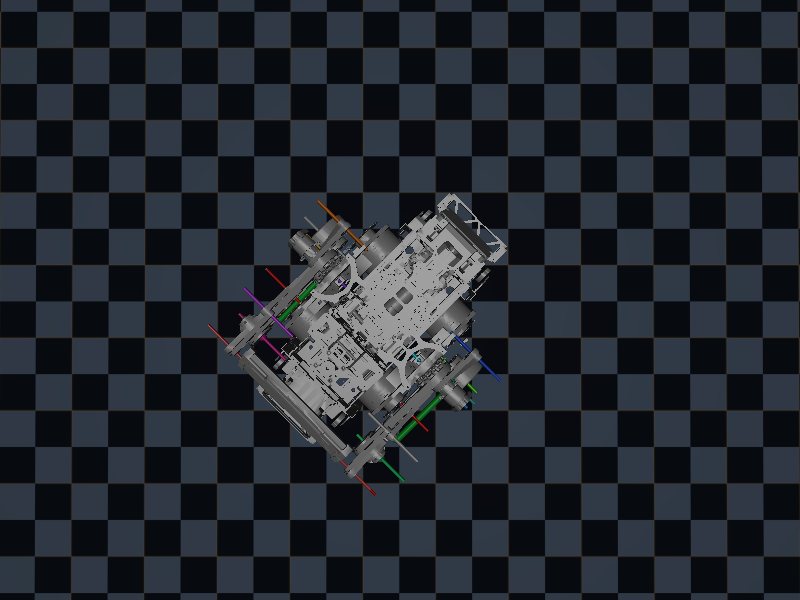

Source code (Python):
"""Render the robot from a fixed world camera and save PNGs for visual check."""

from __future__ import annotations

from pathlib import Path

import mujoco
import mujoco.glfw
import numpy as np

MODEL = Path(__file__).resolve().parent / "model" / "whole_body_lqr_fast.xml"
OUT = Path(__file__).resolve().parent / "probe_render.png"


def main() -> None:
    from mujoco.glfw import glfw
    glfw.init()
    glfw.window_hint(glfw.VISIBLE, 0)
    window = glfw.create_window(800, 600, "offscreen", None, None)
    glfw.make_context_current(window)
    model = mujoco.MjModel.from_xml_path(str(MODEL))
    data = mujoco.MjData(model)
    mujoco.mj_resetData(model, data)
    # put the robot on the ground
    for _ in range(200):
        mujoco.mj_step(model, data)
    cam = mujoco.MjvCamera()
    cam.type = mujoco.mjtCamera.mjCAMERA_FREE
    cam.lookat[:] = data.xpos[mujoco.mj_name2id(model, mujoco.mjtObj.mjOBJ_BODY, "base_link")]
    # top-down: x right, y up on screen; world +x = right, +y = up
    cam.azimuth = 0.0
    cam.elevation = -89.5
    cam.distance = 1.5
    opt = mujoco.MjvOption()
    scn = mujoco.MjvScene(model, 1000)
    con = mujoco.MjrContext(model, mujoco.mjtFontScale.mjFONTSCALE_100)
    mujoco.mjv_updateScene(model, data, opt, None, cam, mujoco.mjtCatBit.mjCAT_ALL, scn)
    viewport = mujoco.MjrRect(0, 0, 800, 600)
    mujoco.mjr_render(viewport, scn, con)
    rgb = np.zeros((600, 800, 3), dtype=np.uint8)
    mujoco.mjr_readPixels(rgb, None, viewport, con)
    rgb = np.flipud(rgb)
    from PIL import Image
    Image.fromarray(rgb).save(OUT)
    print(f"saved {OUT}")
    base = mujoco.mj_name2id(model, mujoco.mjtObj.mjOBJ_BODY, "base_link")
    print("base xpos:", data.xpos[base])
    print("world +x = screen right; world +y = screen up (top-down view)")


if __name__ == "__main__":
    main()
